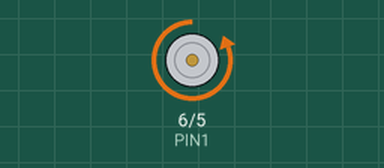
Bench run of a sketch on a simulated Arduino Uno, built with avr-gcc and run on an emulated ATmega328P. Shown: motor-driver pin pairs drawn as motors (green arrow = first pin HIGH = forward, orange = second pin HIGH = backward, longer = more drive).

Above: at 1.0 s.
At 3.0 s:
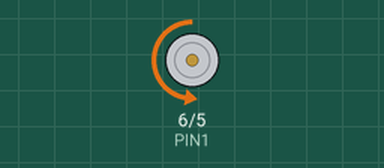
At 7.0 s:
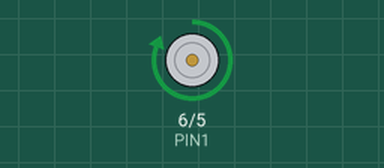
At 11.0 s:
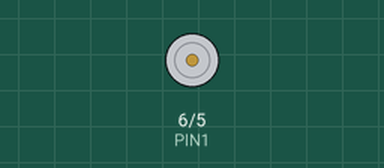
Timing chart, 0 to 15.6 s (numbered marks = the images above):
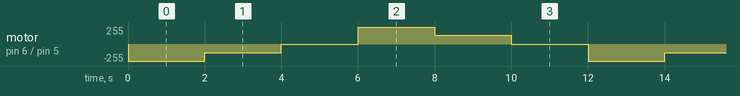

The sketch:

test-motor.ino
```cpp
#define PIN1 6
#define PIN2 5

void setup() {
  pinMode(PIN1, OUTPUT);
  pinMode(PIN2, OUTPUT);
}

void loop() {
  digitalWrite(PIN1, LOW);
  digitalWrite(PIN2, HIGH);
  delay(2000);
  digitalWrite(PIN1, LOW);
  analogWrite(PIN2, 128);
  delay(2000);
  digitalWrite(PIN1, LOW);
  digitalWrite(PIN2, LOW);
  delay(2000);
  digitalWrite(PIN1, HIGH);
  digitalWrite(PIN2, LOW);
  delay(2000);
  analogWrite(PIN1, 128);
  digitalWrite(PIN2, LOW);
  delay(2000);
  digitalWrite(PIN1, LOW);
  digitalWrite(PIN2, LOW);
  delay(2000);
}
```

Measured:
- by itself, motor on pin 6 (PIN1) / pin 5 (PIN2): repeats every 12.0 s: backward 128/255 2.0 s, stopped 2.0 s, forward 255/255 2.0 s, forward 128/255 2.0 s, stopped 2.0 s, backward 255/255 2.0 s
